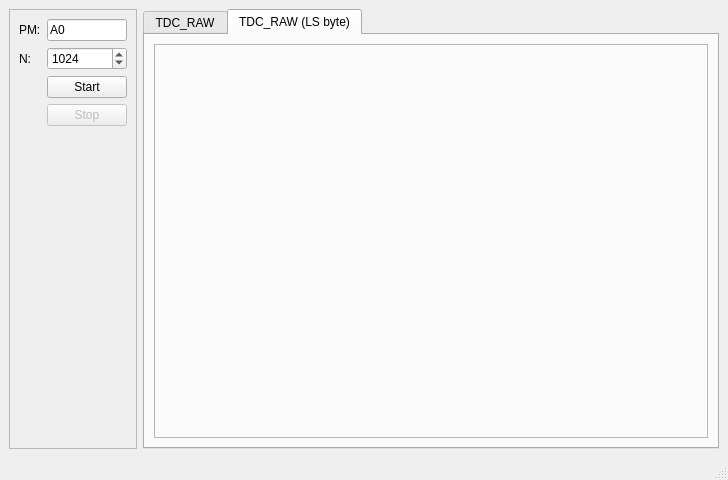
<?xml version="1.0" encoding="UTF-8"?>
<ui version="4.0">
 <class>RawTDChistos</class>
 <widget class="QMainWindow" name="RawTDChistos">
  <property name="geometry">
   <rect>
    <x>0</x>
    <y>0</y>
    <width>728</width>
    <height>480</height>
   </rect>
  </property>
  <property name="windowTitle">
   <string>MainWindow</string>
  </property>
  <widget class="QWidget" name="centralwidget">
   <layout class="QGridLayout" name="gridLayout_4" columnstretch="1,15">
    <item row="0" column="0">
     <widget class="QFrame" name="frame">
      <property name="frameShape">
       <enum>QFrame::StyledPanel</enum>
      </property>
      <property name="frameShadow">
       <enum>QFrame::Raised</enum>
      </property>
      <layout class="QFormLayout" name="formLayout">
       <item row="0" column="0">
        <widget class="QLabel" name="label">
         <property name="text">
          <string>PM:</string>
         </property>
        </widget>
       </item>
       <item row="0" column="1">
        <widget class="QLineEdit" name="lineEdit">
         <property name="text">
          <string>A0</string>
         </property>
        </widget>
       </item>
       <item row="1" column="0">
        <widget class="QLabel" name="label_2">
         <property name="text">
          <string>N:</string>
         </property>
        </widget>
       </item>
       <item row="1" column="1">
        <widget class="QSpinBox" name="spinBox">
         <property name="minimum">
          <number>2</number>
         </property>
         <property name="maximum">
          <number>131072</number>
         </property>
         <property name="singleStep">
          <number>50</number>
         </property>
         <property name="value">
          <number>1024</number>
         </property>
        </widget>
       </item>
       <item row="2" column="1">
        <widget class="QPushButton" name="startBtn">
         <property name="text">
          <string>Start</string>
         </property>
        </widget>
       </item>
       <item row="3" column="1">
        <widget class="QPushButton" name="stopBtn">
         <property name="enabled">
          <bool>false</bool>
         </property>
         <property name="text">
          <string>Stop</string>
         </property>
        </widget>
       </item>
       <item row="4" column="1">
        <spacer name="verticalSpacer">
         <property name="orientation">
          <enum>Qt::Vertical</enum>
         </property>
         <property name="sizeHint" stdset="0">
          <size>
           <width>20</width>
           <height>40</height>
          </size>
         </property>
        </spacer>
       </item>
      </layout>
     </widget>
    </item>
    <item row="0" column="1">
     <widget class="QTabWidget" name="tabWidget">
      <property name="currentIndex">
       <number>1</number>
      </property>
      <widget class="QWidget" name="tab">
       <attribute name="title">
        <string>TDC_RAW</string>
       </attribute>
       <layout class="QVBoxLayout" name="verticalLayout">
        <item>
         <widget class="QFrame" name="frame_2">
          <property name="frameShape">
           <enum>QFrame::StyledPanel</enum>
          </property>
          <property name="frameShadow">
           <enum>QFrame::Raised</enum>
          </property>
          <layout class="QGridLayout" name="gridLayout">
           <property name="leftMargin">
            <number>1</number>
           </property>
           <property name="topMargin">
            <number>1</number>
           </property>
           <property name="rightMargin">
            <number>1</number>
           </property>
           <property name="bottomMargin">
            <number>1</number>
           </property>
           <property name="spacing">
            <number>0</number>
           </property>
           <item row="2" column="4">
            <widget class="QCustomPlot" name="h8" native="true"/>
           </item>
           <item row="3" column="2">
            <widget class="QCustomPlot" name="h11" native="true"/>
           </item>
           <item row="3" column="0">
            <widget class="QCustomPlot" name="h9" native="true"/>
           </item>
           <item row="1" column="2">
            <widget class="QCustomPlot" name="h3" native="true"/>
           </item>
           <item row="1" column="1">
            <widget class="QCustomPlot" name="h2" native="true"/>
           </item>
           <item row="3" column="4">
            <widget class="QCustomPlot" name="h12" native="true"/>
           </item>
           <item row="1" column="0">
            <widget class="QCustomPlot" name="h1" native="true"/>
           </item>
           <item row="1" column="4">
            <widget class="QCustomPlot" name="h4" native="true"/>
           </item>
           <item row="2" column="0">
            <widget class="QCustomPlot" name="h5" native="true"/>
           </item>
           <item row="3" column="1">
            <widget class="QCustomPlot" name="h10" native="true"/>
           </item>
           <item row="2" column="2">
            <widget class="QCustomPlot" name="h7" native="true"/>
           </item>
           <item row="2" column="1">
            <widget class="QCustomPlot" name="h6" native="true"/>
           </item>
          </layout>
         </widget>
        </item>
       </layout>
      </widget>
      <widget class="QWidget" name="tab_2">
       <attribute name="title">
        <string>TDC_RAW (LS byte)</string>
       </attribute>
       <layout class="QGridLayout" name="gridLayout_5">
        <item row="0" column="0">
         <widget class="QFrame" name="frame_3">
          <property name="frameShape">
           <enum>QFrame::StyledPanel</enum>
          </property>
          <property name="frameShadow">
           <enum>QFrame::Raised</enum>
          </property>
          <layout class="QGridLayout" name="gridLayout_2">
           <property name="leftMargin">
            <number>1</number>
           </property>
           <property name="topMargin">
            <number>1</number>
           </property>
           <property name="rightMargin">
            <number>1</number>
           </property>
           <property name="bottomMargin">
            <number>1</number>
           </property>
           <property name="spacing">
            <number>0</number>
           </property>
           <item row="2" column="4">
            <widget class="QCustomPlot" name="h8_2" native="true"/>
           </item>
           <item row="3" column="2">
            <widget class="QCustomPlot" name="h11_2" native="true"/>
           </item>
           <item row="3" column="0">
            <widget class="QCustomPlot" name="h9_2" native="true"/>
           </item>
           <item row="1" column="2">
            <widget class="QCustomPlot" name="h3_2" native="true"/>
           </item>
           <item row="1" column="1">
            <widget class="QCustomPlot" name="h2_2" native="true"/>
           </item>
           <item row="3" column="4">
            <widget class="QCustomPlot" name="h12_2" native="true"/>
           </item>
           <item row="1" column="0">
            <widget class="QCustomPlot" name="h1_2" native="true"/>
           </item>
           <item row="1" column="4">
            <widget class="QCustomPlot" name="h4_2" native="true"/>
           </item>
           <item row="2" column="0">
            <widget class="QCustomPlot" name="h5_2" native="true"/>
           </item>
           <item row="3" column="1">
            <widget class="QCustomPlot" name="h10_2" native="true"/>
           </item>
           <item row="2" column="2">
            <widget class="QCustomPlot" name="h7_2" native="true"/>
           </item>
           <item row="2" column="1">
            <widget class="QCustomPlot" name="h6_2" native="true"/>
           </item>
          </layout>
         </widget>
        </item>
       </layout>
      </widget>
     </widget>
    </item>
   </layout>
  </widget>
  <widget class="QMenuBar" name="menubar">
   <property name="geometry">
    <rect>
     <x>0</x>
     <y>0</y>
     <width>728</width>
     <height>20</height>
    </rect>
   </property>
  </widget>
  <widget class="QStatusBar" name="statusbar"/>
 </widget>
 <customwidgets>
  <customwidget>
   <class>QCustomPlot</class>
   <extends>QWidget</extends>
   <header>../../src/qcustomplot.h</header>
   <container>1</container>
  </customwidget>
 </customwidgets>
 <resources/>
 <connections/>
</ui>
